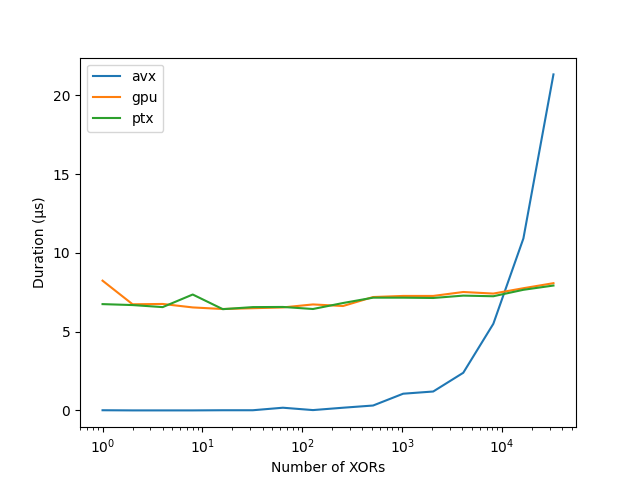

Generate this figure with Python:
import matplotlib.pyplot as plt
import re

fp = open('compare_out')

x = []
avx = []
gpu = []
ptx = []

line = fp.readline()
while(line):
    tmp = re.findall(r'\d+.?\d*', line)
    numbers = list(map(float, tmp))

    if 'n =' in line:
        x.append(numbers[0])
    elif 'avx' in line:
        avx.append(numbers[0])
    elif 'gpu' in line:
        gpu.append(numbers[0])
    elif 'ptx' in line:
        ptx.append(numbers[0])

    line = fp.readline()

plt.plot(x, avx)
plt.plot(x, gpu)
plt.plot(x, ptx)
plt.legend(['avx', 'gpu', 'ptx'])
plt.xlabel('Number of XORs')
plt.ylabel('Duration (µs)')
plt.xscale('log')
plt.savefig('compare_plot.png')
